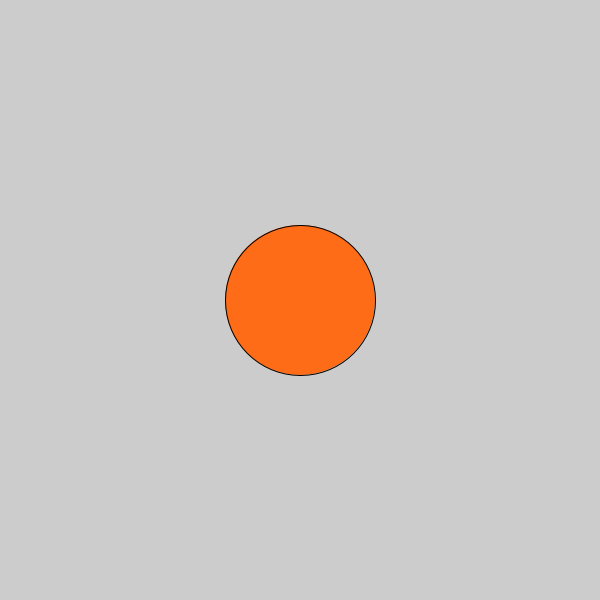
Frame 1 (no input)
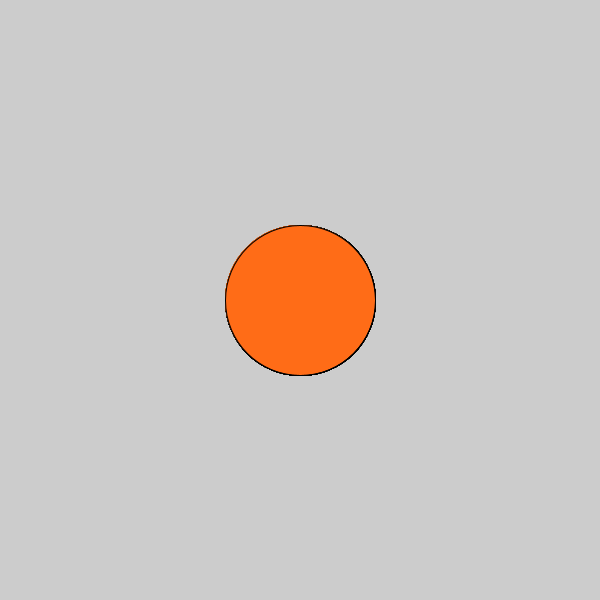
Frame 60 (the mouse pressed at the canvas centre just before this capture)
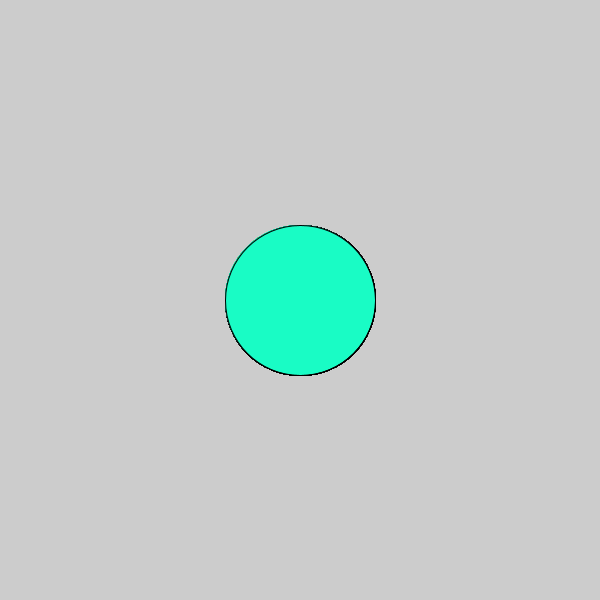
Frame 120 (the mouse held since frame 60 and released just before this capture)

The Processing sketch that drew these frames (run headless with seeded random() and noise(); from frame 60 on, the mouse is pressed at the canvas centre):

// Processing sketch: LogicalDotColorChange_LeagueOfCode
// ── LogicalDotColorChange_LeagueOfCode.pde
void setup(){
  size(600,600);
}

void draw(){
  if(mousePressed){
    fill(#19FCC5);
  }else{
    fill(#FF6C17);
  }
    ellipse(300,300,150,150);
}
